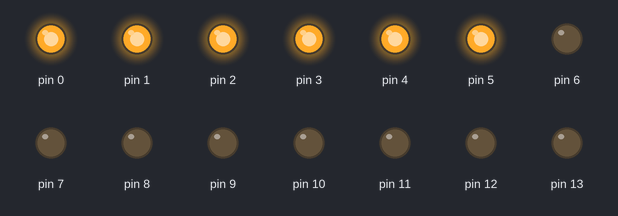
A program run on a simulated Arduino Uno, built with avr-gcc and run on an emulated ATmega328P. On the bench: output pins drawn as LEDs (lit = HIGH).

Above: at 0.15 s.
At 0.75 s:
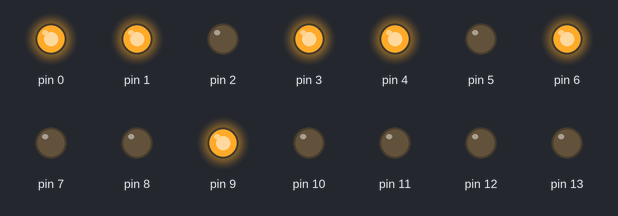
At 1.35 s:
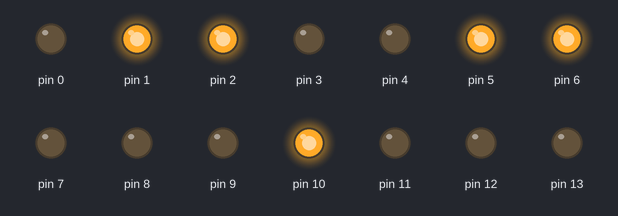
At 2.85 s:
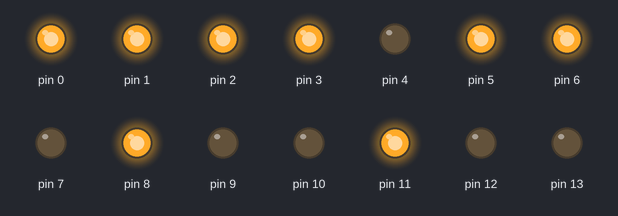
At 4.35 s:
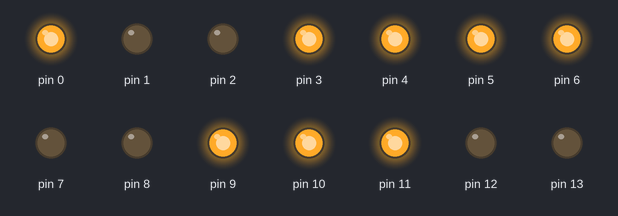
At 5.85 s:
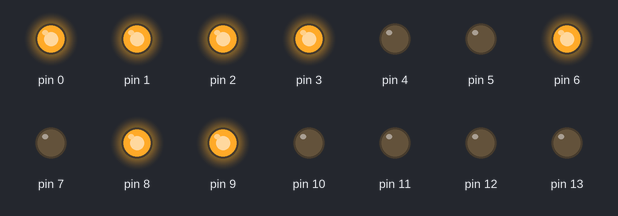
Timing chart, 0 to 6.2 s (numbered marks = the images above):
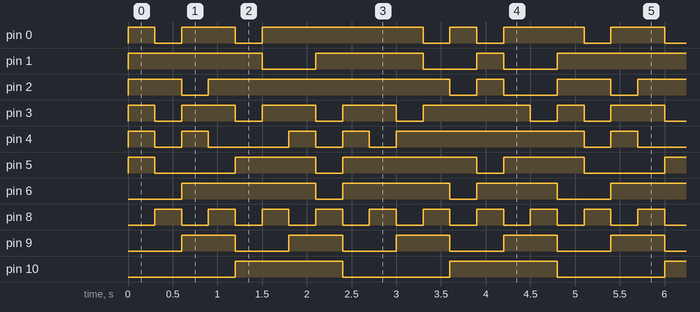

Measured:
- by itself, pin 0: repeats every 4.8 s: LOW 0.30 s, HIGH 0.60 s, LOW 0.30 s, HIGH 1.8 s, LOW 0.30 s, HIGH 0.30 s, LOW 0.30 s, HIGH 0.90 s
- by itself, pin 1: repeats every 4.8 s: LOW 0.60 s, HIGH 1.2 s, LOW 0.60 s, HIGH 0.30 s, LOW 0.60 s, HIGH 1.5 s
- by itself, pin 2: repeats every 4.8 s: LOW 0.30 s, HIGH 2.7 s, LOW 0.30 s, HIGH 0.30 s, LOW 0.60 s, HIGH 0.60 s
- by itself, pin 3: repeats every 4.8 s: 3 × (LOW 0.30 s, HIGH 0.60 s), LOW 0.30 s, HIGH 1.2 s, LOW 0.30 s, HIGH 0.30 s
- by itself, pin 4: repeats every 4.8 s: LOW 0.30 s, HIGH 0.30 s, LOW 0.90 s, 2 × (HIGH 0.30 s, LOW 0.30 s), HIGH 2.1 s
- by itself, pin 5: repeats every 4.8 s: LOW 0.90 s, HIGH 0.90 s, LOW 0.30 s, HIGH 1.5 s, LOW 0.30 s, HIGH 0.90 s
- by itself, pin 6: repeats every 4.8 s: LOW 0.30 s, HIGH 1.2 s, LOW 0.30 s, HIGH 0.90 s, LOW 0.60 s, HIGH 1.5 s
- by itself, pin 8: alternates HIGH for 0.30 s and LOW for 0.30 s

The program:

main.cpp
```cpp
#include <Arduino.h>

#define tiempo 300

void setup() {

//  Serial.begin(9600);

  //DDRX;    Configuara el puerto X == 1 como salida y X == 0 como entrada
  //PINX;    Lee el estado del puerto X
  //PORTX;   Escribe el estado del puerto X

  DDRB = 0xFF; // Configura el puerto B como salida

//  DDRC = 0xFF; // Configura el puerto C como salida

  DDRD = 0xFF; // Configura el puerto D como salida

}

void loop() {


  for(int i=0; i<16; i++){          // i++ = i = i + 1

    switch(i){
      case 0:
        PORTB = i; // PORTB = i;
        PORTD = 0x3f; // PORTD = 0x3f;
        delay(tiempo);
        break;
      case 1:
        PORTB = i; // PORTB = i;
        PORTD = 0x06; // PORTD = 0x06;
        delay(tiempo);
        break;
      case 2:
        PORTB = i; // PORTB = i;
        PORTD = 0x5b; // PORTD = 0x5b;
        delay(tiempo);
        break;
      case 3:
        PORTB = i; // PORTB = i;
        PORTD = 0x4f; // PORTD = 0x4f;
        delay(tiempo);
        break;
      case 4:
        PORTB = i; // PORTB = i;
        PORTD = 0x66; // PORTD = 0x66;
        delay(tiempo);
        break;
      case 5:
        PORTB = i; // PORTB = i;
        PORTD = 0x6d; // PORTD = 0x6d;
        delay(tiempo);
        break;
      case 6:
        PORTB = i; // PORTB = i;
        PORTD = 0x7d; // PORTD = 0x7d;
        delay(tiempo);
        break;
      case 7:
        PORTB = i; // PORTB = i;
        PORTD = 0x07; // PORTD = 0x07;
        delay(tiempo);
        break;
      case 8:
        PORTB = i; // PORTB = i;
        PORTD = 0x7f; // PORTD = 0x7f;
        delay(tiempo);
        break;
      case 9:
        PORTB = i; // PORTB = i;
        PORTD = 0x6f; // PORTD = 0x6f;
        delay(tiempo);
        break;
      case 10:
        PORTB = i; // PORTB = i;
        PORTD = 0x77; // PORTD = 0x77;
        delay(tiempo);
        break;
      case 11:
        PORTB = i; // PORTB = i;
        PORTD = 0x7c; // PORTD = 0x7c;
        delay(tiempo);
        break;
      case 12:
        PORTB = i; // PORTB = i;
        PORTD = 0x39; // PORTD = 0x39;
        delay(tiempo);
        break;
      case 13:
        PORTB = i; // PORTB = i;
        PORTD = 0x5e; // PORTD = 0x5e;
        delay(tiempo);
        break;
      case 14:
        PORTB = i; // PORTB = i;
        PORTD = 0x79; // PORTD = 0x79;
        delay(tiempo);
        break;
      case 15:
        PORTB = i; // PORTB = i;
        PORTD = 0x71; // PORTD = 0x71;
        delay(tiempo);
        break;
    }

  }

  // PORTD = 0x3F; // Escribo el puerto C con el valor 0x3F
  // delay(tiempo);
  // PORTD = 0x06; // Escribo el puerto C con el valor 0x06
  // delay(tiempo);
  // PORTD = 0x5B; // Escribo el puerto C con el valor 0x5B
  // delay(tiempo);
  // PORTD = 0x4F; // Escribo el puerto C con el valor 0x4F
  // delay(tiempo);
  // PORTD = 0x66; // Escribo el puerto C con el valor 0x66
  // delay(tiempo);
  // PORTD = 0x6D; // Escribo el puerto C con el valor 0x6D
  // delay(tiempo);
  // PORTD = 0x7D; // Escribo el puerto C con el valor 0x7D
  // delay(tiempo);
  // PORTD = 0x07; // Escribo el puerto C con el valor 0x07
  // delay(tiempo);
  // PORTD = 0x7F; // Escribo el puerto C con el valor 0x7F
  // delay(tiempo);
  // PORTD = 0x6F; // Escribo el puerto C con el valor 0x6F
  // delay(tiempo);
  // PORTD = 0x77; // Escribo el puerto C con el valor 0x77
  // delay(tiempo);
  // PORTD = 0x7C; // Escribo el puerto C con el valor 0x7C
  // delay(tiempo);
  // PORTD = 0x39; // Escribo el puerto C con el valor 0x39
  // delay(tiempo);
  // PORTD = 0x5E; // Escribo el puerto C con el valor 0x5E
  // delay(tiempo);
  // PORTD = 0x79; // Escribo el puerto C con el valor 0x79
  // delay(tiempo);
  // PORTD = 0x71; // Escribo el puerto C con el valor 0x71
  // delay(tiempo);


  // PORTB = B00000000; // Pone el puerto B en 0
  // delay(tiempo);
  // PORTB = B00000001; // Escribe el estado del puerto B
  // delay(tiempo);
  // PORTB = B00000010; // Pone el puerto B en 2
  // delay(tiempo);
  // PORTB = B00000011; // Pone el puerto B en 3
  // delay(tiempo);
  // PORTB = B00000100; // Pone el puerto B en 4
  // delay(tiempo);
  // PORTB = B00000101; // Pone el puerto B en 5
  // delay(tiempo);
  // PORTB = B00000110; // Pone el puerto B en 6
  // delay(tiempo);
  // PORTB = B00000111; // Pone el puerto B en 7
  // delay(tiempo);
  // PORTB = B00001000; // Pone el puerto B en 8
  // delay(tiempo);
  // PORTB = B00001001; // Pone el puerto B en 9
  // delay(tiempo);
  // PORTB = B00001010; // Pone el puerto B en 10
  // delay(tiempo);
  // PORTB = B00001011; // Pone el puerto B en 11
  // delay(tiempo);
  // PORTB = B00001100; // Pone el puerto B en 12
  // delay(tiempo);
  // PORTB = B00001101; // Pone el puerto B en 13
  // delay(tiempo);
  // PORTB = B00001110; // Pone el puerto B en 14
  // delay(tiempo);
  // PORTB = B00001111; // Pone el puerto B en 15
  // delay(tiempo);

}
```
